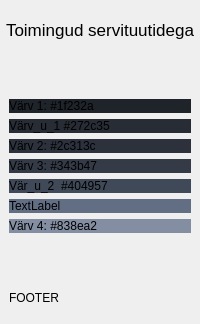
           <widget class="QWidget" name="Servituudid">
            <property name="styleSheet">
             <string notr="true"/>
            </property>
            <layout class="QVBoxLayout" name="verticalLayout_34">
             <property name="spacing">
              <number>0</number>
             </property>
             <property name="leftMargin">
              <number>0</number>
             </property>
             <property name="topMargin">
              <number>10</number>
             </property>
             <property name="rightMargin">
              <number>0</number>
             </property>
             <property name="bottomMargin">
              <number>10</number>
             </property>
             <item alignment="Qt::AlignTop">
              <widget class="QWidget" name="ServituutPageName" native="true">
               <layout class="QVBoxLayout" name="verticalLayout_50">
                <property name="spacing">
                 <number>0</number>
                </property>
                <property name="leftMargin">
                 <number>0</number>
                </property>
                <property name="topMargin">
                 <number>10</number>
                </property>
                <property name="rightMargin">
                 <number>0</number>
                </property>
                <property name="bottomMargin">
                 <number>10</number>
                </property>
                <item>
                 <widget class="QLabel" name="ServituuPageNameLabel">
                  <property name="font">
                   <font>
                    <pointsize>13</pointsize>
                   </font>
                  </property>
                  <property name="text">
                   <string>Toimingud servituutidega</string>
                  </property>
                  <property name="alignment">
                   <set>Qt::AlignCenter</set>
                  </property>
                 </widget>
                </item>
               </layout>
              </widget>
             </item>
             <item>
              <widget class="QWidget" name="ServituutMainFrame" native="true">
               <property name="styleSheet">
                <string notr="true"/>
               </property>
               <layout class="QVBoxLayout" name="verticalLayout_36">
                <item>
                 <spacer name="verticalSpacer_5">
                  <property name="orientation">
                   <enum>Qt::Vertical</enum>
                  </property>
                  <property name="sizeHint" stdset="0">
                   <size>
                    <width>20</width>
                    <height>40</height>
                   </size>
                  </property>
                 </spacer>
                </item>
                <item>
                 <widget class="QLabel" name="label_7">
                  <property name="styleSheet">
                   <string notr="true">background-color: rgb(31, 35, 42);</string>
                  </property>
                  <property name="text">
                   <string>Värv 1: #1f232a </string>
                  </property>
                 </widget>
                </item>
                <item>
                 <widget class="QLabel" name="label">
                  <property name="styleSheet">
                   <string notr="true">background-color: #272c35;</string>
                  </property>
                  <property name="text">
                   <string>Värv_u_1 #272c35</string>
                  </property>
                 </widget>
                </item>
                <item>
                 <widget class="QLabel" name="label_8">
                  <property name="styleSheet">
                   <string notr="true">background-color: rgb(44, 49, 60);</string>
                  </property>
                  <property name="text">
                   <string>Värv 2: #2c313c</string>
                  </property>
                 </widget>
                </item>
                <item>
                 <widget class="QLabel" name="label_9">
                  <property name="styleSheet">
                   <string notr="true">background-color: rgb(52, 59, 71);</string>
                  </property>
                  <property name="text">
                   <string>Värv 3: #343b47</string>
                  </property>
                 </widget>
                </item>
                <item>
                 <widget class="QLabel" name="label_4">
                  <property name="styleSheet">
                   <string notr="true">background-color: #404957;</string>
                  </property>
                  <property name="text">
                   <string>Vär_u_2  #404957</string>
                  </property>
                 </widget>
                </item>
                <item>
                 <widget class="QLabel" name="label_24">
                  <property name="styleSheet">
                   <string notr="true">background-color: #626e84;</string>
                  </property>
                  <property name="text">
                   <string>TextLabel</string>
                  </property>
                 </widget>
                </item>
                <item>
                 <widget class="QLabel" name="label_17">
                  <property name="styleSheet">
                   <string notr="true">background-color: rgb(131, 142, 162);</string>
                  </property>
                  <property name="text">
                   <string>Värv 4: #838ea2</string>
                  </property>
                 </widget>
                </item>
                <item>
                 <spacer name="verticalSpacer_6">
                  <property name="orientation">
                   <enum>Qt::Vertical</enum>
                  </property>
                  <property name="sizeHint" stdset="0">
                   <size>
                    <width>20</width>
                    <height>40</height>
                   </size>
                  </property>
                 </spacer>
                </item>
               </layout>
              </widget>
             </item>
             <item alignment="Qt::AlignBottom">
              <widget class="QWidget" name="ServituutPageFooter" native="true">
               <layout class="QHBoxLayout" name="horizontalLayout_14">
                <item>
                 <widget class="QLabel" name="label_25">
                  <property name="text">
                   <string>FOOTER</string>
                  </property>
                 </widget>
                </item>
               </layout>
              </widget>
             </item>
            </layout>
           </widget>
